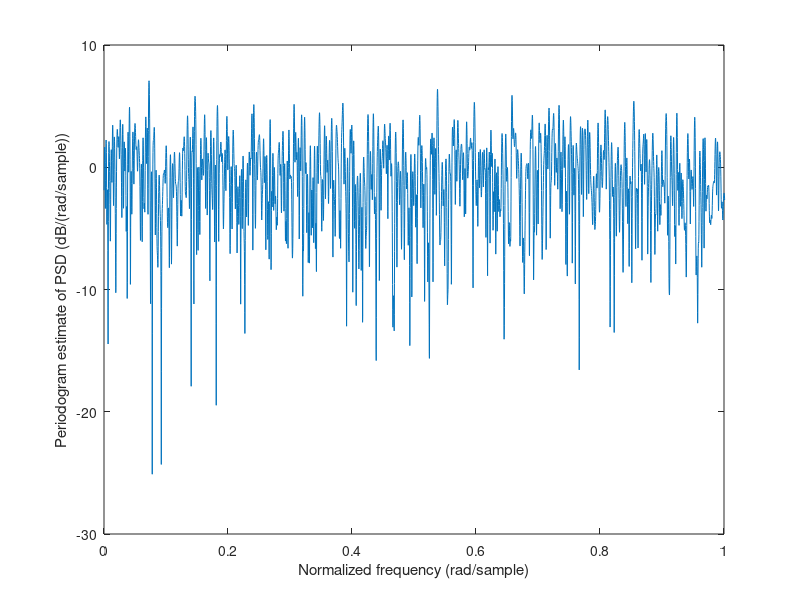
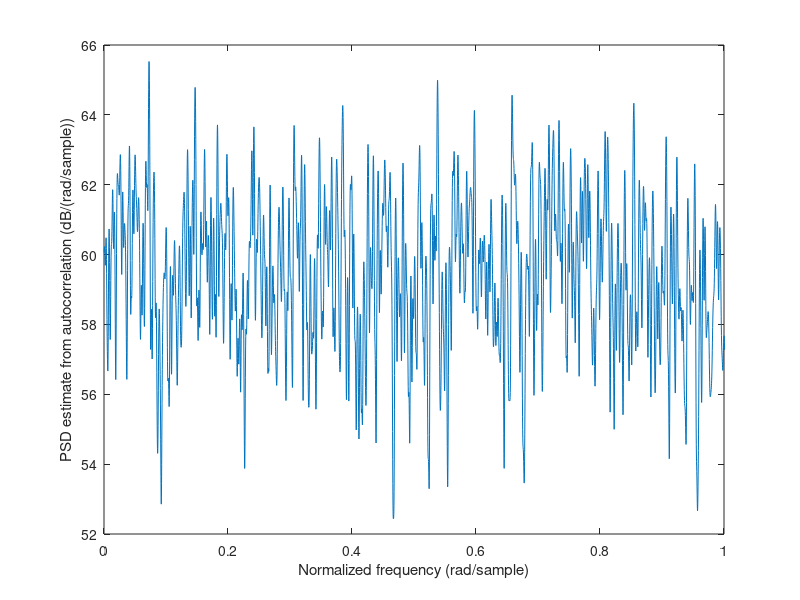

Write the MATLAB code that produced these figures, in order.
% Compare periodogram and autocorrelation.
clc
clf
close all
clearvars

N = 2;
M = 1000;
nfft = 10000;
data = randn(1,N*M);

for i = 1:N
    temp = data((i-1)*M+1:i*M);
    xCORRseg(i,1:2*M-1) = conv(temp,fliplr(temp));
    XPERseg(i,1:nfft) = 1/M*abs(fft(temp,nfft)).^2;
end
for i = -M+1:M-1
    apod(i+M) = M-abs(i);
end
xCORR = mean(xCORRseg).*apod;
XCORRPSD = abs(fft(xCORR, nfft));
XPER = mean(XPERseg);
f = linspace(0,2,nfft);
figure()
plot(f,pow2db(abs(XPER)))
xlabel('Normalized frequency (rad/sample)')
ylabel('Periodogram estimate of PSD (dB/(rad/sample))')
xlim([0,1])
figure()
plot(f,pow2db(abs(XCORRPSD)))
xlabel('Normalized frequency (rad/sample)')
ylabel('PSD estimate from autocorrelation (dB/(rad/sample))')
xlim([0,1])